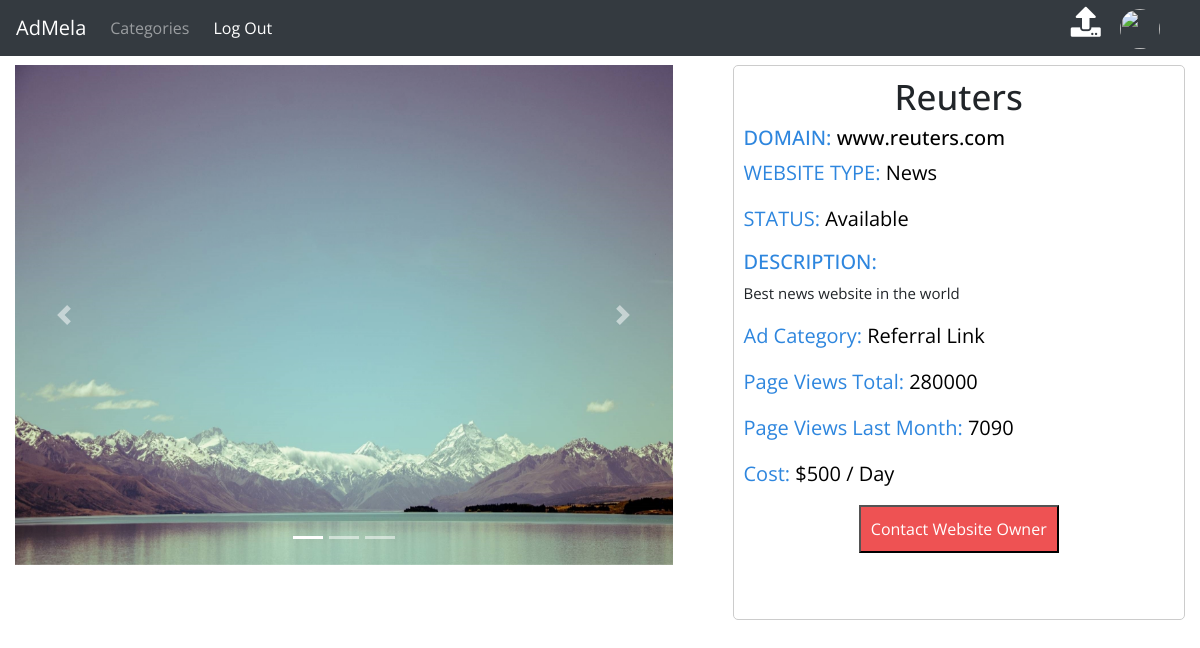
Page /adlisting.php?ad_Id=6 on the committed database.
### tables this page shows
CREATE TABLE `ads` (
  `aid` int(11) NOT NULL,
  `websiteId` int(11) NOT NULL,
  `websiteOwnerId` int(11) NOT NULL,
  `websiteType` int(11) NOT NULL,
  `width` int(11) NOT NULL,
  `height` int(11) NOT NULL,
  `type` int(11) NOT NULL,
  `status` int(11) NOT NULL,
  `cost` bigint(20) NOT NULL,
  `favourites` int(11) NOT NULL,
  `imgdst1` varchar(500) NOT NULL,
  `imgdst2` varchar(500) NOT NULL,
  `imgdst3` varchar(500) NOT NULL
);

CREATE TABLE `websites` (
  `wid` int(11) NOT NULL,
  `websiteName` varchar(50) NOT NULL,
  `websiteDomain` varchar(50) NOT NULL,
  `ownerId` int(11) NOT NULL,
  `websiteType` int(11) NOT NULL,
  `websiteDescription` text NOT NULL,
  `pageviews` int(11) NOT NULL,
  `pg_lastmonth` int(11) NOT NULL
);

CREATE TABLE `website_type` (
  `wtid` int(11) NOT NULL,
  `wbtype` varchar(50) NOT NULL,
  `totalWebsites` int(11) NOT NULL
);

CREATE TABLE `ad_type` (
  `tid` int(11) NOT NULL,
  `adtype` varchar(50) NOT NULL,
  `totalWebsites` int(11) NOT NULL
);

### adlisting.php (the view, shortened to what this page needs)
<?php
include 'dbh.php';
$ad_Id=$_GET['ad_Id'];
?>
<!doctype html>
<head>
    <link rel="stylesheet" href="https://stackpath.bootstrapcdn.com/bootstrap/4.1.3/css/bootstrap.min.css">
    <link rel="stylesheet" href="https://use.fontawesome.com/releases/v5.2.0/css/all.css">
</head>
<body>
<nav class="navbar navbar-expand-lg navbar-dark bg-dark fixed-top">
	<a class="navbar-brand" href="index.php">AdMela</a>
	<div class="collapse navbar-collapse header-boy" id="navbarNavAltMarkup" style="">
		<div class="navbar-nav" style="float:left">
			<a class="nav-item nav-link " href="categorypage.php">Categories </a>
		</div>
		<a href="logout.php" class="nav-item nav-link" style="color:white">Log Out</a>
		<div class="header-right">
			<a href="advertise.php" class="header-ad-icon">
				<i style="font-size:30px;color:white" class="fas fa-upload"></i>
			</a>
			<a href="user_profile.php" class="header-dp-icon">
				<img src="<?php echo $_SESSION['profilePicLocation']; ?>" class="header-up-dp">
			</a>
		</div>
	</div>
</nav>
<div class="outer-container container-fluid">
	<?php
	$sql="SELECT * FROM ads WHERE aid='$ad_Id'";
	$result=mysqli_query($conn,$sql);
	$row=mysqli_fetch_assoc($result);
	$websiteId=$row['websiteId'];
	$adtype=$row['type'];
	$sql0="SELECT * FROM ad_type WHERE tid='$adtype'";
	$result0=mysqli_query($conn,$sql0);
	$row0=mysqli_fetch_assoc($result0);
	$sql1="SELECT * FROM websites WHERE wid='$websiteId'";
	$result1=mysqli_query($conn,$sql1);
	$row1=mysqli_fetch_assoc($result1);
	$websiteType=$row1['websiteType'];
	$sql2="SELECT * FROM website_type WHERE wtid='$websiteType'";
	$result2=mysqli_query($conn,$sql2);
	$row2=mysqli_fetch_assoc($result2);
	?>
	<div class="row">
		<div class="col-md-7">
			<div class="listing-ss-div">
				<div id="demo" class="carousel slide" data-ride="carousel">
					<ul class="carousel-indicators">
						<li data-target="#demo" data-slide-to="0" class="active"></li>
						<li data-target="#demo" data-slide-to="1"></li>
						<li data-target="#demo" data-slide-to="2"></li>
					</ul>
					<div class="carousel-inner">
						<div class="carousel-item active">
						  	<img style="width:100%;height:500px" src="<?php echo $row['imgdst1']; ?>" width="1100" height="500">
						</div>
					</div>
					<a class="carousel-control-prev" href="#demo" data-slide="prev">
						<span class="carousel-control-prev-icon"></span>
					</a>
					<a class="carousel-control-next" href="#demo" data-slide="next">
						<span class="carousel-control-next-icon"></span>
					</a>
				</div>
			</div>
		</div>
		<div class="col-md-5">
			<div class="listing-info-div">
				<h2 class="website-name"><?php echo $row1['websiteName']; ?></h2>
				<h3 class="website-category">DOMAIN: <span style="color:black"><?php echo $row1['websiteDomain']; ?></span></h3>
				<p class="website-category">WEBSITE TYPE: <span style="color:black"><?php echo $row2['wbtype']; ?></span></p>
				<?php
				if($row['status']==0)
				{
					?>
					<p class="website-category">STATUS: <span style="color:black">Available</span></p>
					<?php
				}
				else
				{
					?>
					<p class="website-category">STATUS: <span style="color:black">Not-Available</span></p>
					<?php
				}
				?>
				<div class="website-description-div">
					<h3 class="website-description-heading">DESCRIPTION:</h3>
					<p class="website-description"><?php echo $row1['websiteDescription']; ?></p>
				</div>
				<p class="website-category">Ad Category: <span style="color:black"><?php echo $row0['adtype']; ?></span></p>
				<p class="website-category">Page Views Total: <span style="color:black"><?php echo $row1['pageviews']; ?></span></p>
				<p class="website-category">Page Views Last Month: <span style="color:black"><?php echo $row1['pg_lastmonth']; ?></span></p>
				<p class="website-category">Cost: <span style="color:black">$<?php echo $row['cost']; ?> / Day</span></p>
				<div style="width:210px;margin:0 auto;display:block" id="adlist-action-div">
					<button class="get-contacts-link" data-toggle="modal" data-target="#myModal">Contact Website Owner</button>
				</div>
			</div>
		</div>
	</div>
</div>
</body>
</html>

### adlisting.php (style rules this page uses)
a,a:hover { text-decoration: none; }
* { font-family: 'Open Sans', sans-serif; }
.header-right { position:absolute; right:40px; }
.header-up-dp { width:40px; height:40px; border-radius: 50%; margin-left:10px; }
.header-ad-icon { position:relative; width:40px; height:40px; margin-top:20px; padding:5px; padding-left:10px; }
.outer-container { padding:0px; width:100%; margin-top:50px; position:relative; }
.listing-ss-div { padding:15px; padding-bottom:40px; }
.website-name { text-align:center; font-size:35px; margin-top:10px; }
.listing-info-div { margin:15px; border:1px solid #cccccc; height:100%; margin-bottom:40px; border-radius:5px; }
.website-description-heading { font-size:20px; margin-left:10px; color:#2e86de; }
.website-description { font-size:15px; padding-left:10px; padding-right:10px; }
.website-category { font-size:20px; margin-left:10px; color:#2e86de; }
.get-contacts-link { background-color:#ee5253; color:#fff; padding:10px; width:200px; display:block; margin:0 auto; cursor:pointer; }

### rows in the picture
ads: imgdst1 (picture), cost "500"
websites: websiteName "Reuters", websiteDomain "www.reuters.com", websiteDescription "Best news website in the world", pageviews "280000", pg_lastmonth "7090"
website_type: wbtype "News"
ad_type: adtype "Referral Link"
